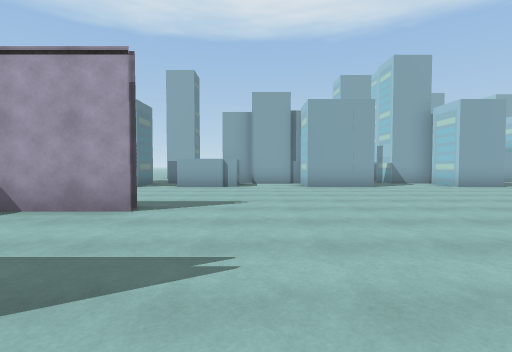
[1] (above)

24 first-person views from a walk through a Unity game level. The camera is 1.3 m above the floor, tilts 2° down and sees 85° across. The floor is counted in squares, 2 m on a side. Each view is taken from the middle of a square. On the plan, view 1 faces up. The plan holds only what a view shows up to about 9 squares ahead; the rest is blank. The place goes on beyond the plan. The player character is not drawn. Some surface patterns are stand-ins.

[2]
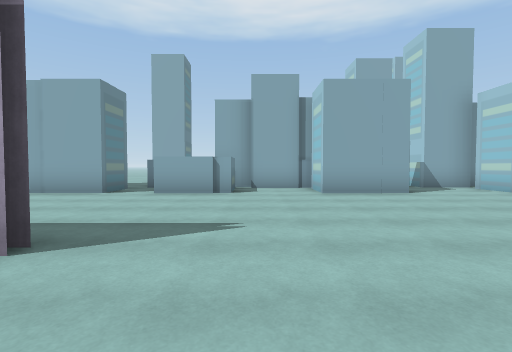

[3]
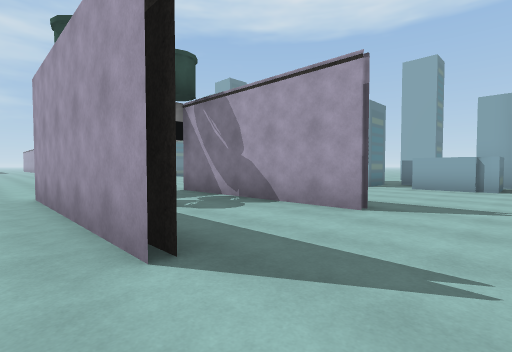

[4]
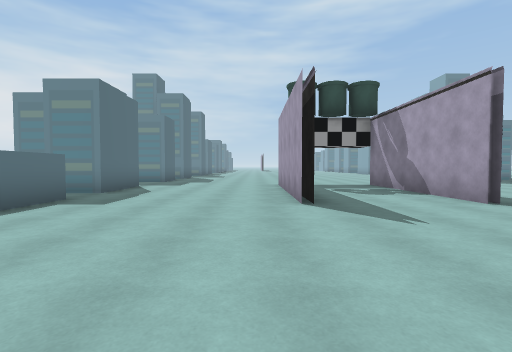

[5]
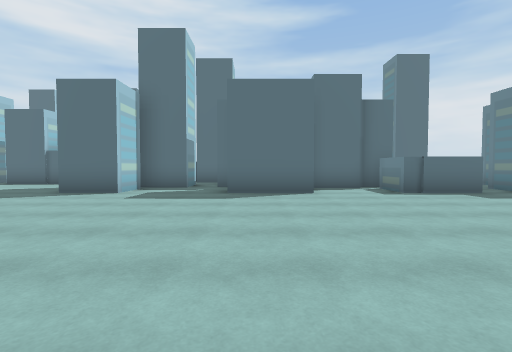

[6]
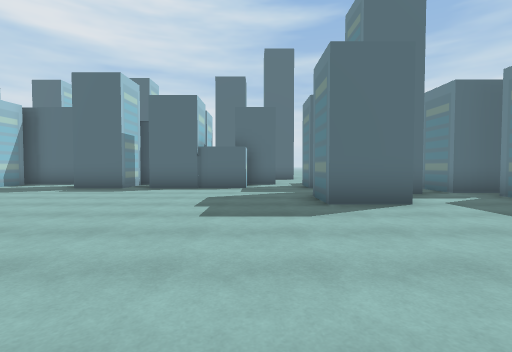

[7]
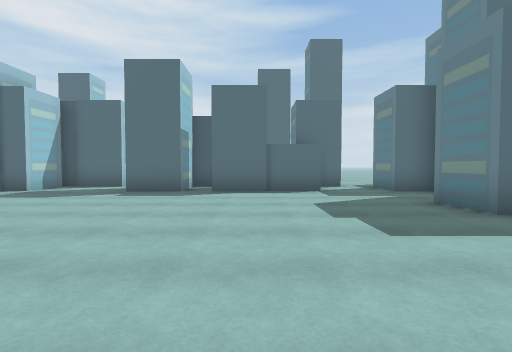

[8]
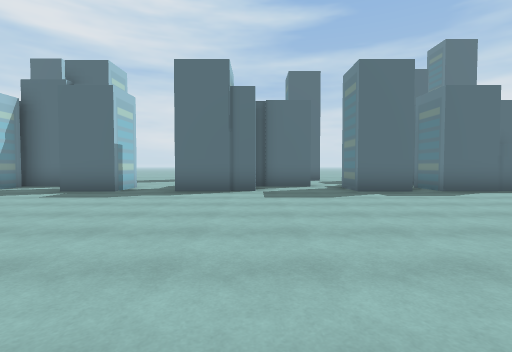

[9]
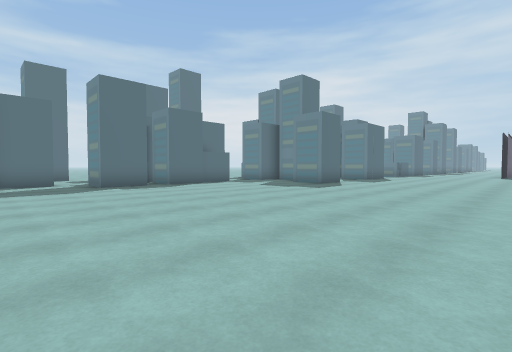

[10]
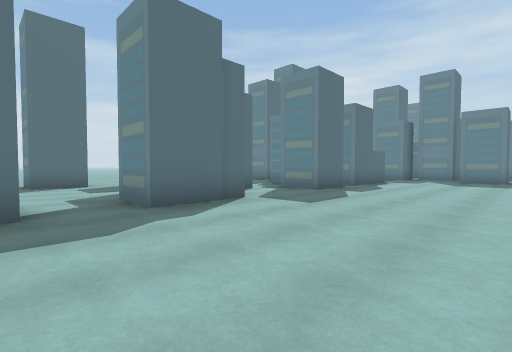

[11]
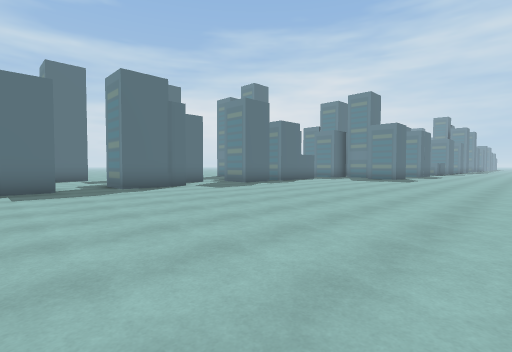

[12]
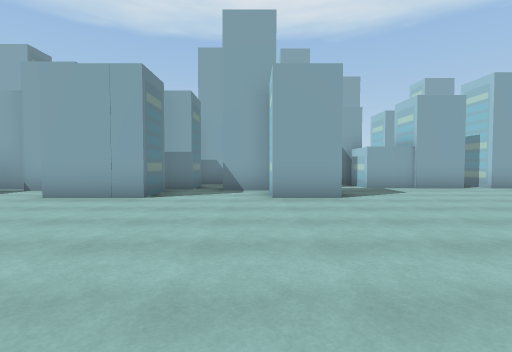

[13]
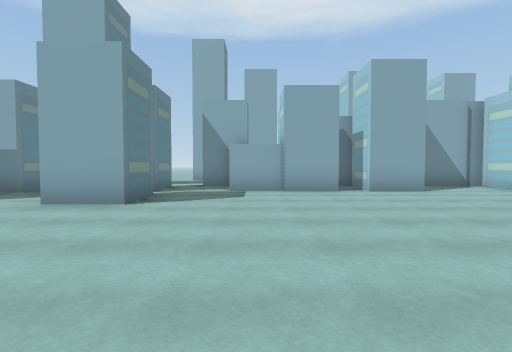

[14]
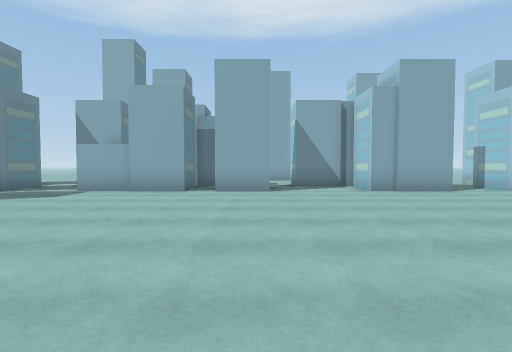

[15]
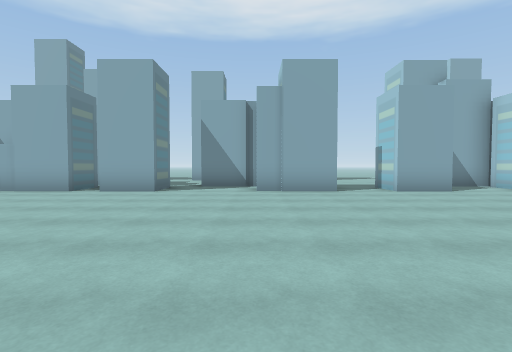

[16]
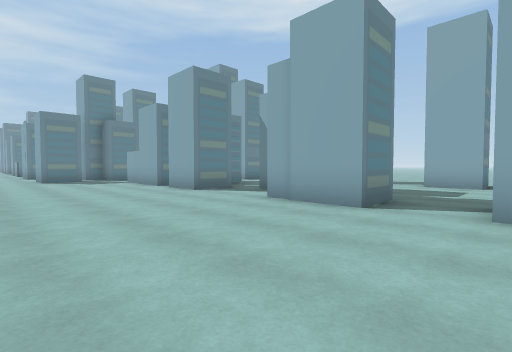

[17]
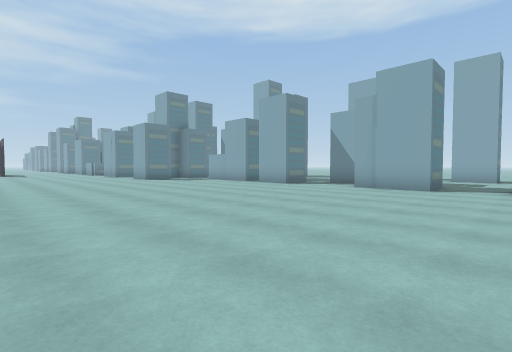

[18]
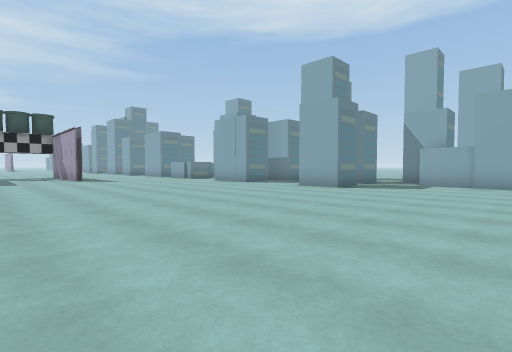

[19]
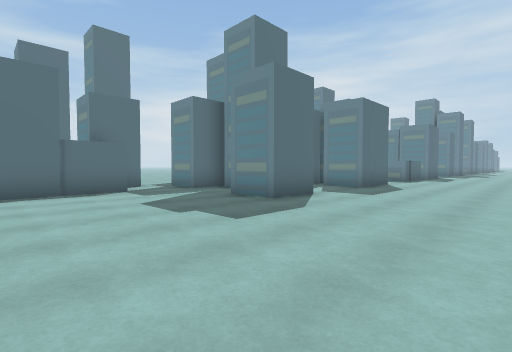

[20]
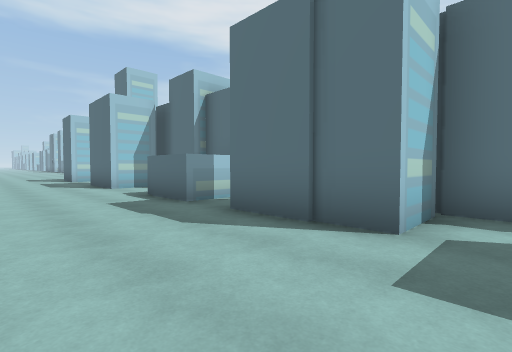

[21]
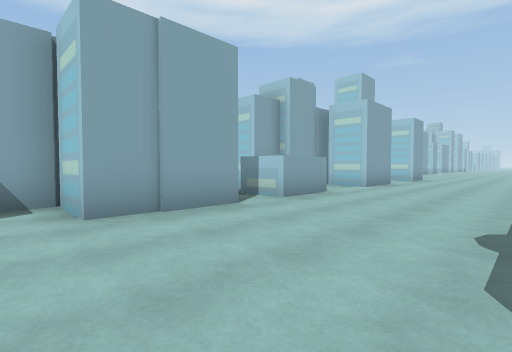

[22]
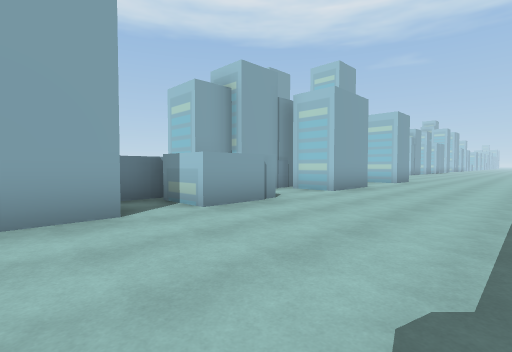

[23]
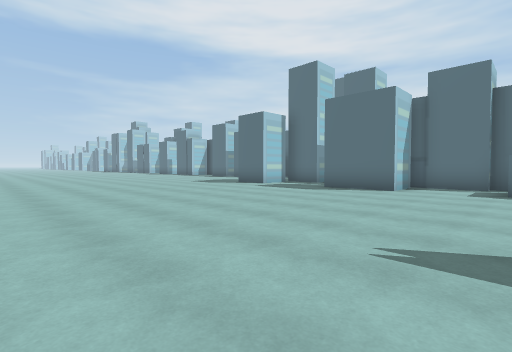

[24]
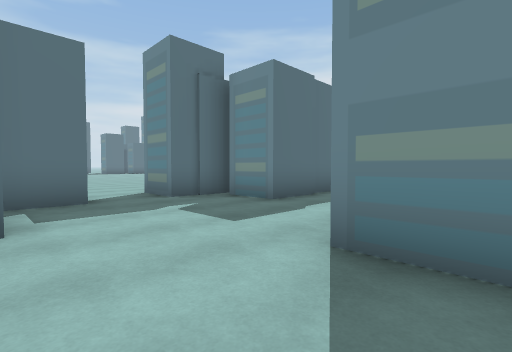

### Floor plan
Points are (right, up) in squares from view 1. A wall is a line through its corners. A room is listed if a view was taken in it or the views show most of it. See-through windows are left out.
Room 1 (views 1, 2, 3, 4, 5, 6, 7, 8, 9, 10, 11, 12, 13, 14, 15, 16, 17, 18, 19, 20, 21, 22, 23)
walls: (6.3, -5.1) (6.3, -3.7) (7.8, -3.7) (7.8, -5.1); (7.8, 10.1) (7.8, 8.7) (6.3, 8.7) (6.3, 10.1); (5.1, -5.4) (6.5, -5.4); (6.6, 10.4) (5.1, 10.4) (5.1, 11); (9.2, -7.2) (12.2, -7.2) (12.2, -8.6); (6.4, -7.2) (7.4, -7.2) (7.4, -8.6); (3.7, 10.1) (3.7, 8.7) (1.6, 8.7) (1.6, 10.1); (3, -5.8) (4.2, -5.8); (4.2, 10.8) (3.4, 10.8); (1.6, -5.1) (1.6, -3.7) (3.7, -3.7) (3.7, -5.1); (7.4, 12.6) (7.4, 11.1); (2.2, 10.4) (-0.1, 10.4); (-1.8, 1) (-3.1, 1); (-1.8, 0.8) (-6.9, 0.8); (9.2, 12.9) (8.2, 12.9); (8.2, -8.9) (9, -8.9); (-1.8, 4) (-6.9, 4); (12.2, 12.6) (12.2, 11.2) (9.3, 11.2) (9.3, 12); (13, -8.6) (13, -7.2) (14.4, -7.2) (14.4, -8.6); (-0.1, -5.4) (1.8, -5.4); (14.4, 12.6) (14.4, 11.2) (13, 11.2) (13, 12.6); (15.2, -8.9) (17, -8.9) (17, -7.2) (19.1, -7.2); (-0.6, 10.2) (-0.6, 8.7) (-2.5, 8.7) (-2.5, 10.1); (-0.1, 10.8) (-1.1, 10.8); (-1, -5.8) (-0.1, -5.8); (-2.5, -4.9) (-2.5, -3.7) (-0.6, -3.7) (-0.6, -5.2); (19.1, 11.2) (17, 11.2) (17, 12.8); (17.4, 12.9) (15.2, 12.9); (-2.2, 10.4) (-3.4, 10.4); (20.7, -7.2) (22.1, -7.2); (-3.7, 10.1) (-3.7, 8.7) (-6.1, 8.7) (-6.1, 10.4) (-6.9, 10.4); (22.1, 11.2) (20.7, 11.2); (-6.9, -5.4) (-6.1, -5.4) (-6.1, -3.7) (-3.7, -3.7) (-3.7, -5.1)
ways out: opening at (20, 12) to room 2; opening at (8, -8); opening at (8, 12); opening at (15, -8); opening at (15, 12); opening at (20, -8)
Room 2 (view 24)
walls: (17.9, 14.4) (17.9, 13); (20, 18.1) (20, 16.8) (18.5, 16.8); (17.5, 12.6) (19.1, 12.6) (19.1, 11.2); (20.7, 11.2) (20.7, 12.6) (21.8, 12.6)
ways out: opening at (20, 12) to room 1; opening at (18.5, 15.5); opening at (21.5, 17.5)

Positions as (right, up) in squares from view 1, and headings:
1: (0, 0), facing up
2: (0, 2), facing up
3: (0, 0), facing up-left
4: (3, 0), facing left
5: (3, 3), facing down
6: (9, 1), facing down
7: (11, 0), facing down
8: (17, 0), facing down
9: (17, 2), facing down-left
10: (21, -3), facing down-left
11: (22, 1), facing down-left
12: (6, 3), facing up
13: (10, 4), facing up
14: (14, 4), facing up
15: (17, 4), facing up
16: (21, 7), facing up-left
17: (21, 3), facing up-left
18: (12, 1), facing up-left
19: (12, 0), facing down-left
20: (-7, -1), facing down-right
21: (-7, 5), facing up-right
22: (-5, 5), facing up-right
23: (-1, 4), facing down-right
24: (22, 18), facing down-left
